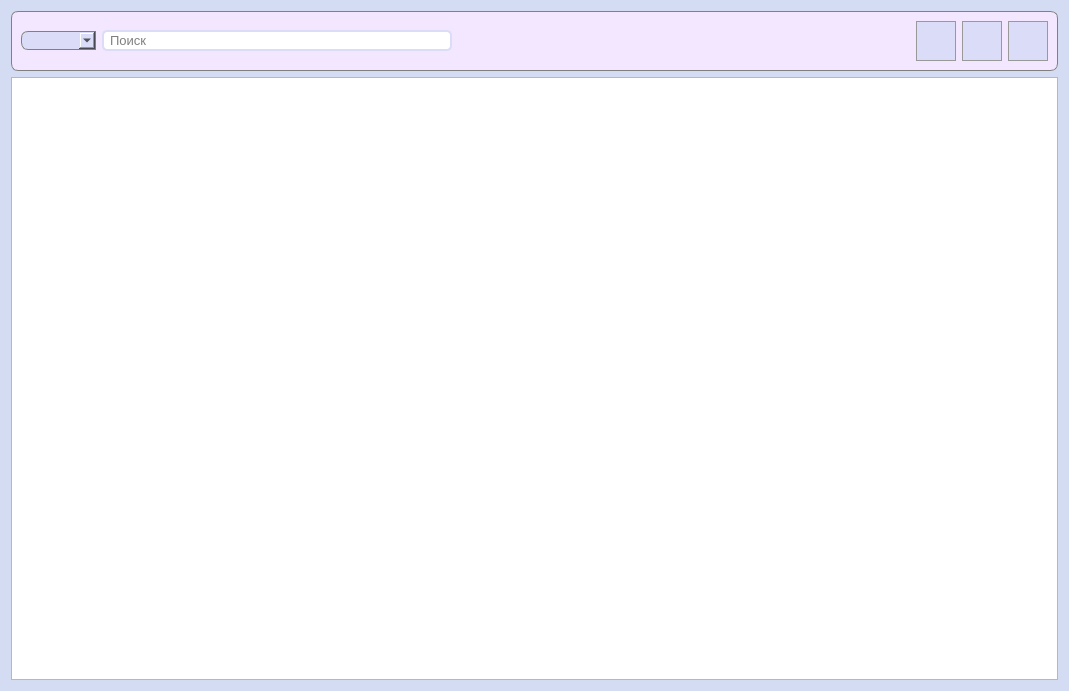
<?xml version="1.0" encoding="UTF-8"?>
<ui version="4.0">
 <class>ListClients</class>
 <widget class="QDialog" name="ListClients">
  <property name="geometry">
   <rect>
    <x>0</x>
    <y>0</y>
    <width>1069</width>
    <height>691</height>
   </rect>
  </property>
  <property name="windowTitle">
   <string>Список клиентов</string>
  </property>
  <property name="styleSheet">
   <string notr="true">QDialog {
	background-color: #d3dcf3;
	background-image: url(:/images/backgroundImage.png)
}

QMessageBox {
	background-color: white;
}</string>
  </property>
  <layout class="QGridLayout" name="gridLayout_2">
   <item row="1" column="0">
    <widget class="QTableView" name="tableView">
     <property name="styleSheet">
      <string notr="true"/>
     </property>
    </widget>
   </item>
   <item row="0" column="0">
    <widget class="QFrame" name="frame">
     <property name="minimumSize">
      <size>
       <width>0</width>
       <height>60</height>
      </size>
     </property>
     <property name="styleSheet">
      <string notr="true">QFrame {
background-color: #f2e7ff;
border: 1px solid grey;
border-radius: 7px;
}</string>
     </property>
     <property name="frameShape">
      <enum>QFrame::StyledPanel</enum>
     </property>
     <property name="frameShadow">
      <enum>QFrame::Raised</enum>
     </property>
     <layout class="QGridLayout" name="gridLayout">
      <item row="0" column="1">
       <widget class="QLineEdit" name="clientSearch">
        <property name="minimumSize">
         <size>
          <width>0</width>
          <height>0</height>
         </size>
        </property>
        <property name="maximumSize">
         <size>
          <width>350</width>
          <height>16777215</height>
         </size>
        </property>
        <property name="font">
         <font>
          <pointsize>10</pointsize>
         </font>
        </property>
        <property name="toolTip">
         <string>Поиск</string>
        </property>
        <property name="styleSheet">
         <string notr="true">QLineEdit {
    border: 2px solid #dbdcf7;
    border-radius: 5px;
    padding: 0 4px;
}</string>
        </property>
        <property name="placeholderText">
         <string>Поиск</string>
        </property>
       </widget>
      </item>
      <item row="0" column="3">
       <widget class="QPushButton" name="addClientButton">
        <property name="enabled">
         <bool>false</bool>
        </property>
        <property name="minimumSize">
         <size>
          <width>40</width>
          <height>40</height>
         </size>
        </property>
        <property name="toolTip">
         <string>Добавить клиента</string>
        </property>
        <property name="statusTip">
         <string/>
        </property>
        <property name="styleSheet">
         <string notr="true">QPushButton {
	background-color: #dbdcf7;
	border: 1px solid #999999;
}

QPushButton:hover {
	background-color: #d5d6f0;
	border: 1px solid #acacac;
}

QPushButton:pressed {
	background-color: #cbcde6;
	border: 2px solid #999999;
}</string>
        </property>
        <property name="text">
         <string/>
        </property>
        <property name="icon">
         <iconset resource="../../images.qrc">
          <normaloff>:/images/addWorker.png</normaloff>:/images/addWorker.png</iconset>
        </property>
        <property name="iconSize">
         <size>
          <width>33</width>
          <height>33</height>
         </size>
        </property>
        <property name="autoDefault">
         <bool>false</bool>
        </property>
       </widget>
      </item>
      <item row="0" column="0">
       <widget class="QComboBox" name="searchComboBox">
        <property name="minimumSize">
         <size>
          <width>0</width>
          <height>0</height>
         </size>
        </property>
        <property name="font">
         <font>
          <pointsize>10</pointsize>
         </font>
        </property>
        <property name="styleSheet">
         <string notr="true">QComboBox {
	border: 1px solid gray;
    border-top-left-radius: 7px;
	border-bottom-left-radius: 7px;
    background-color: #dbdcf7;
	padding-left: 6px;
}</string>
        </property>
        <property name="sizeAdjustPolicy">
         <enum>QComboBox::AdjustToContents</enum>
        </property>
       </widget>
      </item>
      <item row="0" column="5">
       <widget class="QPushButton" name="updateButton">
        <property name="minimumSize">
         <size>
          <width>40</width>
          <height>40</height>
         </size>
        </property>
        <property name="toolTip">
         <string>Обновить</string>
        </property>
        <property name="statusTip">
         <string/>
        </property>
        <property name="styleSheet">
         <string notr="true">QPushButton {
	background-color: #dbdcf7;
	border: 1px solid #999999;
}

QPushButton:hover {
	background-color: #d5d6f0;
	border: 1px solid #acacac;
}

QPushButton:pressed {
	background-color: #cbcde6;
	border: 2px solid #999999;
}</string>
        </property>
        <property name="text">
         <string/>
        </property>
        <property name="icon">
         <iconset resource="../../images.qrc">
          <normaloff>:/images/refresh.png</normaloff>:/images/refresh.png</iconset>
        </property>
        <property name="iconSize">
         <size>
          <width>30</width>
          <height>30</height>
         </size>
        </property>
        <property name="autoDefault">
         <bool>false</bool>
        </property>
       </widget>
      </item>
      <item row="0" column="2">
       <spacer name="horizontalSpacer">
        <property name="orientation">
         <enum>Qt::Horizontal</enum>
        </property>
        <property name="sizeHint" stdset="0">
         <size>
          <width>40</width>
          <height>20</height>
         </size>
        </property>
       </spacer>
      </item>
      <item row="0" column="4">
       <widget class="QPushButton" name="csvExportButton">
        <property name="enabled">
         <bool>false</bool>
        </property>
        <property name="minimumSize">
         <size>
          <width>40</width>
          <height>40</height>
         </size>
        </property>
        <property name="maximumSize">
         <size>
          <width>40</width>
          <height>40</height>
         </size>
        </property>
        <property name="toolTip">
         <string>Экспорт данных</string>
        </property>
        <property name="styleSheet">
         <string notr="true">QPushButton {
	background-color: #dbdcf7;
	border: 1px solid #999999;
}

QPushButton:hover {
	background-color: #d5d6f0;
	border: 1px solid #acacac;
}

QPushButton:pressed {
	background-color: #cbcde6;
	border: 2px solid #999999;
}</string>
        </property>
        <property name="text">
         <string/>
        </property>
        <property name="icon">
         <iconset resource="../../images.qrc">
          <normaloff>:/images/csvExport.png</normaloff>:/images/csvExport.png</iconset>
        </property>
        <property name="iconSize">
         <size>
          <width>33</width>
          <height>33</height>
         </size>
        </property>
        <property name="autoDefault">
         <bool>false</bool>
        </property>
       </widget>
      </item>
     </layout>
    </widget>
   </item>
  </layout>
 </widget>
 <tabstops>
  <tabstop>searchComboBox</tabstop>
  <tabstop>clientSearch</tabstop>
  <tabstop>addClientButton</tabstop>
  <tabstop>csvExportButton</tabstop>
  <tabstop>updateButton</tabstop>
  <tabstop>tableView</tabstop>
 </tabstops>
 <resources>
  <include location="../../images.qrc"/>
 </resources>
 <connections/>
</ui>
